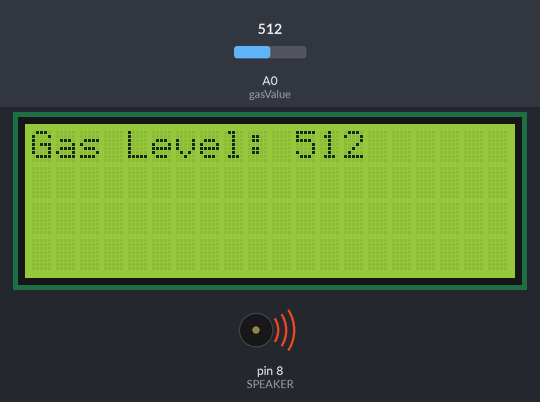
A sketch run on a simulated Arduino Uno, built with avr-gcc and run on an emulated ATmega328P. On the bench: 20×4 character LCD, buzzer (waves = sounding). The inputs (shaded band) are chosen by the test bench; at power-on: A0 (gasValue) = 512. The modem accepts every AT command (registered, SIM ready, sends succeed) and sends nothing else; what the sketch prints to the serial monitor is not drawn.

Above: at 4.2 s.
4.3 s: A0 (gasValue) set to 486
At 9.8 s:
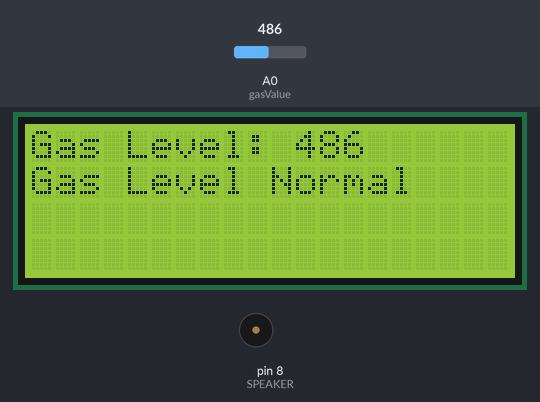
12.0 s: A0 (gasValue) set to 105
At 13.3 s:
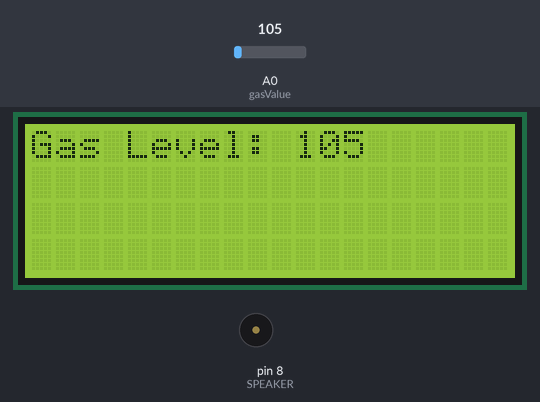
16.8 s: A0 (gasValue) set to 95
At 19.5 s:
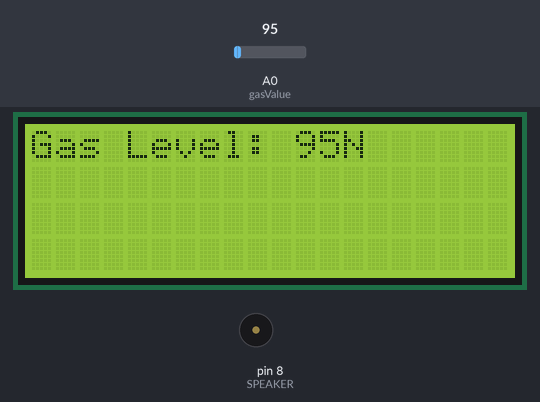
23.2 s: A0 (gasValue) set to 11
At 26.2 s:
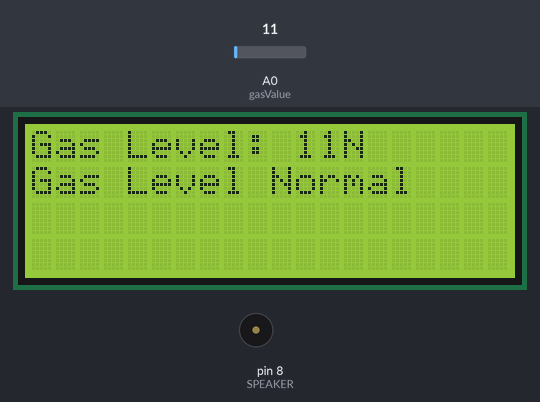
28.0 s: A0 (gasValue) set to 8
At 30.2 s:
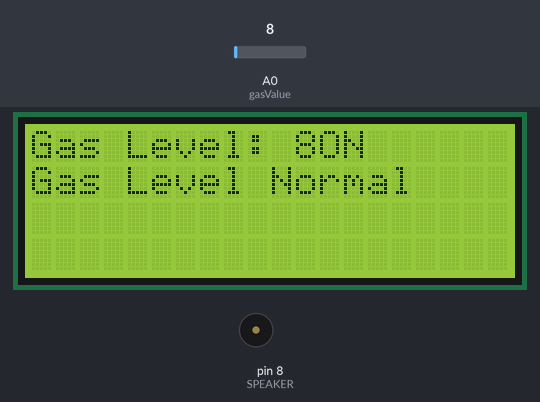
Timing chart, 0 to 31.7 s (numbered marks = the images above; inputs shaded):
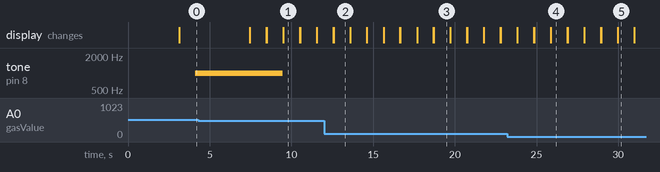

Measured:
- the behaviour switches between 501 and 500 on A0 (gasValue) (found by bisection; images 0 and 1)
- the behaviour switches between 100 and 99 on A0 (gasValue) (found by bisection; images 2 and 3)
- the behaviour switches between 10 and 9 on A0 (gasValue) (found by bisection; images 4 and 5)
- after the input at 4.3 s, tone on pin 8 (SPEAKER): 1000 Hz → silent after 5.2 s
- after the input at 16.8 s, the display: first differs from a run without the input after 1.9 s (image 3)
- after the input at 28.0 s, the display: first differs from a run without the input after 0.95 s (image 5 shows a later state)
- what the display in image 1 shows lasts 1.0 s, from 9.5 s to 10.5 s

The sketch:

leak_detector.ino
```cpp
#include<Wire.h>
#include <LiquidCrystal_I2C.h>
LiquidCrystal_I2C lcd(0x27, 20, 4);
#include <SoftwareSerial.h>

SoftwareSerial mySerial(9, 10);

int gasValue = A0; // gas sensor connected with analog pin A0
int data = 0;
int SPEAKER = 8;    // The speaker is on pin 8

int freq = 0;
void setup()
{

randomSeed(analogRead(0));
 pinMode(SPEAKER, OUTPUT);
mySerial.begin(9600); // Setting the baud rate of GSM Module
Serial.begin(9600); // Setting the baud rate of Serial Monitor
lcd.init();
 lcd.backlight();
pinMode(gasValue, INPUT);
lcd.setCursor(0,0);
lcd.print (" Gas Leakage ");
lcd.setCursor(0,1);
lcd.print (" Detector Alarm ");
delay(3000);
lcd.clear();

}

void loop()
{

data = analogRead(gasValue);
lcd.setCursor(0,0);
Serial.print("Gas Level: ");
Serial.println(data);
lcd.print ("Gas Scan is ON");
lcd.setCursor(0,0);
lcd.print("Gas Level: ");
lcd.print(data);
delay(1000);

if ( data > 500) //
{
freq=1000;
tone(SPEAKER, freq);
delay(100);

SendMessage();

lcd.setCursor(0,1);
Serial.print("Gas detect alarm");
lcd.clear();
lcd.setCursor(0,1);
lcd.print("Gas Level Exceed");
lcd.setCursor(0,1);
lcd.print("SMS Sent");
delay(1000);

}
else
{
noTone(SPEAKER);
lcd.setCursor(0,0);
Serial.print("Gas Level Low");
//lcd.clear();
lcd.setCursor(0,1);
lcd.print("Gas Level Normal");
delay(1000);
}

lcd.clear();
}

void SendMessage()
{
//Serial.println("I am in send");
mySerial.println("AT+CMGF=1"); //Sets the GSM Module in Text Mode
delay(1000); // Delay of 1000 msec or 1 sec
mySerial.println("AT+CMGS=\"+8801682644989\"\r"); // Mobile number
delay(1000);
mySerial.println("ALERT! Excess Gas Detected. Open Windows Immediately");// The SMS
delay(100);
mySerial.println((char)26);// ASCII code of CTRL+Z
delay(1000);
}
```
